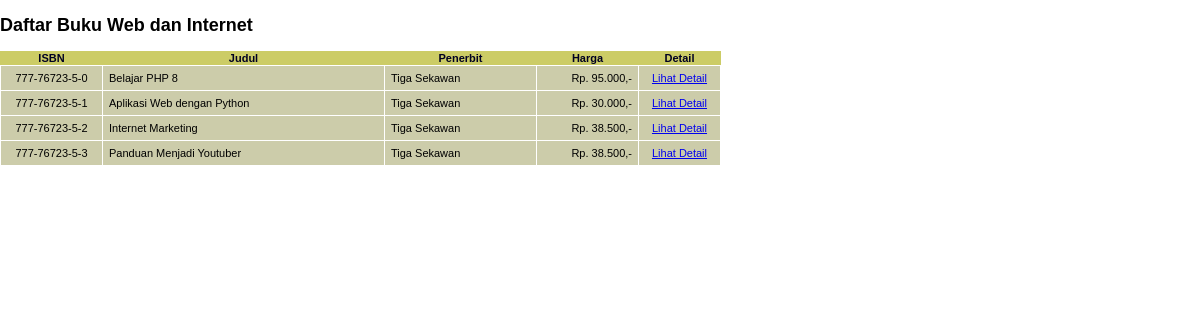
/daftar_buku.php?kat=5, run on the app's committed database.
### tables this page shows
CREATE TABLE `kategori` (
  `kategori_id` int(11) NOT NULL AUTO_INCREMENT,
  `kategori_nama` varchar(25) DEFAULT NULL,
  PRIMARY KEY (`kategori_id`)
);

CREATE TABLE `buku` (
  `buku_isbn` char(13) NOT NULL,
  `buku_judul` varchar(75) DEFAULT NULL,
  `penerbit_id` char(4) DEFAULT NULL,
  `buku_tglterbit` date DEFAULT NULL,
  `buku_jmlhalaman` int(11) DEFAULT NULL,
  `buku_deskripsi` text DEFAULT NULL,
  `buku_harga` decimal(10,0) DEFAULT NULL,
  PRIMARY KEY (`buku_isbn`),
  KEY `penerbit_id` (`penerbit_id`),
  CONSTRAINT `buku_ibfk_1` FOREIGN KEY (`penerbit_id`) REFERENCES `penerbit` (`penerbit_id`)
);

CREATE TABLE `penerbit` (
  `penerbit_id` char(4) NOT NULL,
  `penerbit_nama` varchar(50) DEFAULT NULL,
  PRIMARY KEY (`penerbit_id`)
);

### fungsi.php (called while the page is built, shortened)
<?php
include "config.php";
function getKategori($id){
    global $link;
    $query = "SELECT kategori_nama FROM kategori WHERE kategori_id = $id";
    $nama_kategori = "";
    $result = mysqli_query($link, $query);
    if ($result) {
        list($nama_kategori) = mysqli_fetch_array($result);
    }
    return $nama_kategori;
}
?>

### daftar_buku.php (the view, shortened to what this page needs)
<!DOCTYPE html>
<html lang="en">
<head>
    <link rel="stylesheet" href="css/framelayout.css">
</head>
<body>
<?php
include "config.php";
include "fungsi.php";
$id_kategori = $_GET['kat'];
$nama_kategori = getKategori($id_kategori);
?>
<h2>Daftar Buku <?php echo "$nama_kategori"; ?></h2>
<?php
$query = "SELECT
a.buku_isbn,
a.buku_judul,
b.penerbit_nama,
a.buku_harga
FROM
buku a,
penerbit b,
link_buku_kategori c
WHERE
a.penerbit_id = b.penerbit_id AND
a.buku_isbn = c.buku_isbn AND
c.kategori_id = $id_kategori";
$result = mysqli_query($link, $query);
if ($result) { ?>
<table class="buku">
    <tr>
        <th width="100">ISBN</th>
        <th width="280">Judul</th>
        <th width="150">Penerbit</th>
        <th width="100">Harga</th>
        <th width="80">Detail</th>
    </tr>
    <?php
    while ($row = mysqli_fetch_array($result)) { ?>
    <tr>
        <td> <?php echo $row[0];?> </td>
        <td align="left"> <?php echo $row[1];?> </td>
        <td align="left"> <?php echo $row[2];?> </td>
        <td align="right"> <?php echo "Rp. " . number_format($row[3],0,'','.') . ",-" ;?> </td>
        <td > <a href="detail_buku.php?isbn=<?php echo $row[0]; ?> ">Lihat Detail</a> </td>
    </tr>
    <?php
    }
    ?>
</table>
<?php
}
?>
</body>
</html>

### css/framelayout.css (style rules this page uses)
body, html { margin: 0; padding: 0; color: #000; background: #fff; font: 12px Verdana, Arial, Helvetica, sans-serif; }
table.buku { text-align: center; font-family: Verdana, Geneva, Tahoma, sans-serif; font-weight: normal; font-size: 11px; color: #002; background-color: #cc6; border: 0px; border-collapse: collapse; border-spacing: 0px; }
table.buku td { background-color: #cca; color: #000; padding: 6px; border: 1px #fff solid; }

### data on the page
kategori: kategori_nama "Web dan Internet"
buku: buku_isbn "777-76723-5-0", buku_judul "Belajar PHP 8", penerbit.penerbit_nama "Tiga Sekawan", buku_harga "95.000"
buku: buku_isbn "777-76723-5-1", buku_judul "Aplikasi Web dengan Python", penerbit.penerbit_nama "Tiga Sekawan", buku_harga "30.000"
buku: buku_isbn "777-76723-5-2", buku_judul "Internet Marketing", penerbit.penerbit_nama "Tiga Sekawan", buku_harga "38.500"
buku: buku_isbn "777-76723-5-3", buku_judul "Panduan Menjadi Youtuber", penerbit.penerbit_nama "Tiga Sekawan", buku_harga "38.500"
